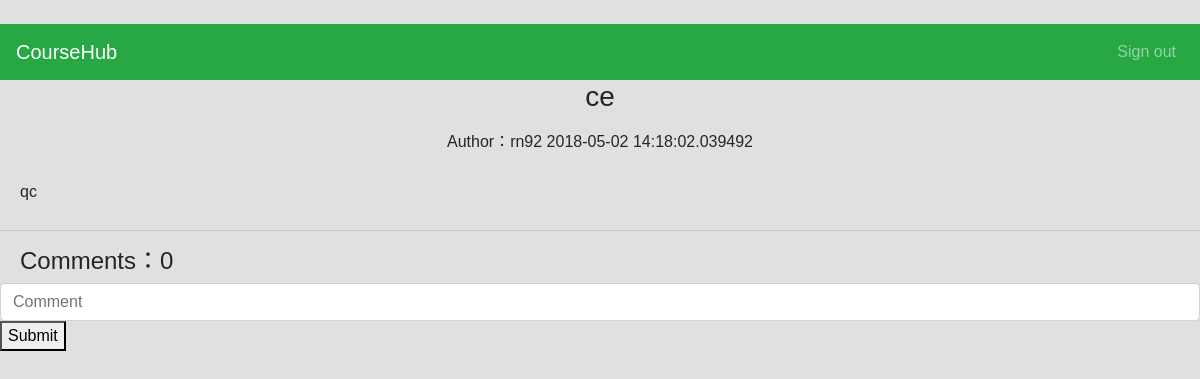
Page /detail/5 on the earlier database version.
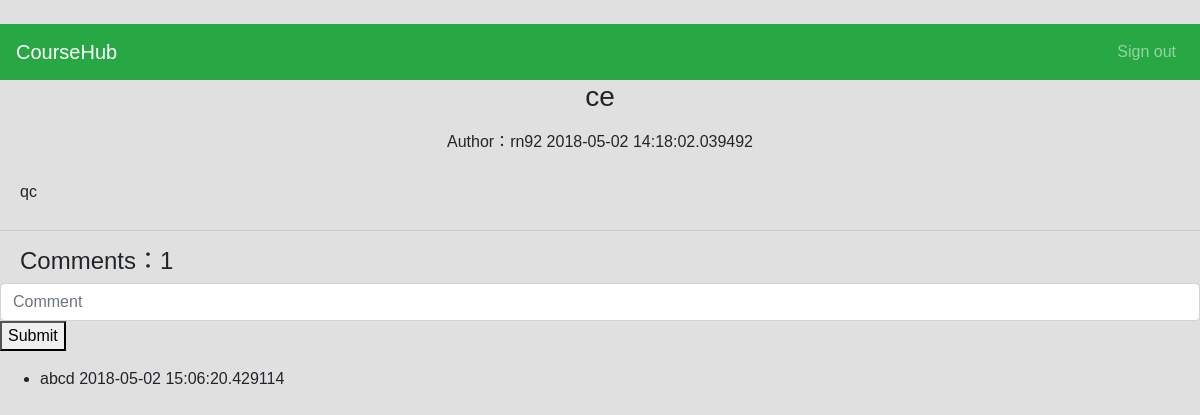
Same page on the later database version.
### coursehubapp.py (models this page shows)
class Post(db.Model):
    __tablename__ = 'post'
    __searchable__ = ['title']
    id = db.Column(db.Integer, primary_key=True)
    title = db.Column(db.String(100))
    description = db.Column(db.String())
    user_id = db.Column(db.Integer, db.ForeignKey('user.id'), nullable=False)
    course_id = db.Column(db.Integer, db.ForeignKey('course.id'), nullable=False)
    post_time = db.Column(db.DateTime, default=datetime.now)
    comment = db.relationship('Comment', backref='post', lazy='dynamic')

class User(UserMixin, db.Model):
    __tablename__ = 'user'
    id = db.Column(db.Integer, primary_key=True)
    username = db.Column(db.String(15), unique=True, nullable=False)
    email = db.Column(db.String(50), unique=True, nullable=False)
    password = db.Column(db.String(80), nullable=False)
    post = db.relationship('Post', backref='user', lazy='dynamic')
    comment = db.relationship('Comment', backref='user', lazy='dynamic')
    courses = db.relationship('Course', secondary=students_courses, backref=db.backref('students'), lazy='dynamic')

class Comment(db.Model):
    __tablename__ = 'comment'
    id = db.Column(db.Integer, primary_key=True)
    detail = db.Column(db.Text, nullable=False)
    user_id = db.Column(db.Integer, db.ForeignKey('user.id'),nullable=False)
    post_id = db.Column(db.Integer, db.ForeignKey('post.id'),nullable=False)
    comment_time = db.Column(db.DateTime, default=datetime.now)

### coursehubapp.py (the view)
@app.route('/detail/<post_id>',methods=['GET', 'POST'])
def detail(post_id):
    postdetail = Post.query.filter(Post.id == post_id).first()
    return render_template('detail.html', post=postdetail)

### templates/detail.html (shortened to what this page needs)
﻿{% import "bootstrap/wtf.html" as wtf %}
<!DOCTYPE html>
<html lang="en">
<head>
  <link rel="stylesheet" href="https://maxcdn.bootstrapcdn.com/bootstrap/4.0.0/css/bootstrap.min.css">
  <link rel="stylesheet" type="text/css">
</head>
    <nav class="navbar navbar-expand-sm bg-success navbar-dark">
        <a class="navbar-brand" href="#">CourseHub</a>
            <ul class="navbar-nav ml-auto">
                <li class="nav-item">
                    <a class="nav-link" href="{{ url_for('logout') }}">Sign out</a>
                </li>
             </ul>
    </nav>
    <h3 class="page-title">{{ post.title }}</h3>
    <p class="post-info">
    <span class="author">Author：{{ post.user.username }}</span>
    <span>  {{ post.post_time }}</span></p>
    <p class="description">{{ post.description}}</p>
    <hr>
    <h4>Comments：{{ post.comment.count() }}</h4>
    <form action="{{url_for('comment', post_id=post.id)}}" method="POST">
        <div class="new-comment">
            <input type="text" class="form-control" placeholder="Comment" name="comment_detail">
    </div>
    <button class="btn-send">Submit</button>
    </form>
    <ul class="comment-list">
        {% for commnet in post.comment%}
        <li>
            <div class="user_info">
                <span class="username"> {{ commnet.user.username }}</span>
                <span class="create_time">  {{ commnet.comment_time }}</span>
            </div>
        </li>
        {% endfor %}
    </ul>
</body>
</html>

### templates/detail.html (style rules this page uses)
body, html { font-family: "Mina", sans-serif; height: 100%; margin: 0; padding: 0; background: #e0e0e0; }
.page-title { text-align: center; }
.post-info { text-align: center; margin-top: 16px; }
.description { padding: 10px 20px 10px 20px; }
h4 { padding-left: 20px; }

Differences in the rows shown:
added Comment: user.username "abcd", comment_time "2018-05-02 15:06:20.429114"
Other differences:
{{ post.comment.count() }}: "0" → "1"
